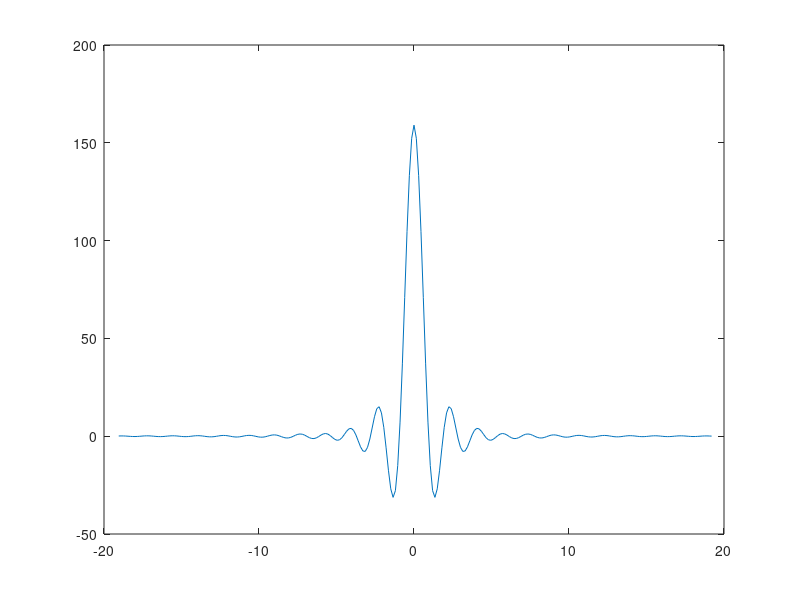

Here is the MATLAB script that generated this plot:
Tc=10;
t=-12.7*1.5:0.15:12.8*1.5;
a=0.22;
% if t==Tc/(4*b)                  
%     t=Tc/(4*b)+0.00000001;
% end
%  SSRC=ceil(((sin(pi*(t/Tc)*(1-b))+4*b*(t/Tc).*cos(pi*(t/Tc)*(1+b)))./(pi*(t/Tc).*(1-((4*b*(t/Tc)).^2))))*128+121);

% % % % p=zeros(1,length(t));
% % % %     for i=1:1:length(t)
% % % %         if t(i)==0
% % % %             p(i)= ((1-a)+4*a/pi)*128+121;
% % % %         else if t(i)==1/(4*a) || t(i)==-1/(4*a)
% % % %                p(i)=(a/sqrt(2)*((1+2/pi)*sin(pi/(4*a))+(1-2/pi)*cos(pi/(4*a))))*128+121;
% % % %               else
% % % %                 p(i) = ((sin(pi*t(i)*(1-a))+4*a*t(i).*cos(pi*t(i)*(1+a)))./(pi*t(i).*(1-(4*a*t(i)).^2)))*128+121;
% % % %              end
% % % %         end
% % % %     end
% % % %     figure(1)
% % % % plot(t,p)                  
p=zeros(1,length(t));              
    for i=1:1:length(t)
        if t(i)==0
            p(i)= (1-a)+4*a/pi;
        else if t(i)==1/(4*a) || t(i)==-1/(4*a)
               p(i)=a/sqrt(2)*((1+2/pi)*sin(pi/(4*a))+(1-2/pi)*cos(pi/(4*a)));
              else
                p(i) = (sin(pi*t(i)*(1-a))+4*a*t(i).*cos(pi*t(i)*(1+a)))./(pi*t(i).*(1-(4*a*t(i)).^2));
             end
        end
    end
c1=(cos(2*pi*t/(Tc)));
c2=(sin(2*pi*(t)/(Tc)));
a=1;b=1;
% y1=(a*p.*c1+b*p.*c2)*114;
y1=p*150;
figure(2)
plot(t,y1)
% % f=1;
% % t=0:1:255;
% % x=ceil(cos(2*pi*f*t/255)*128+127)
% % plot(t,x)